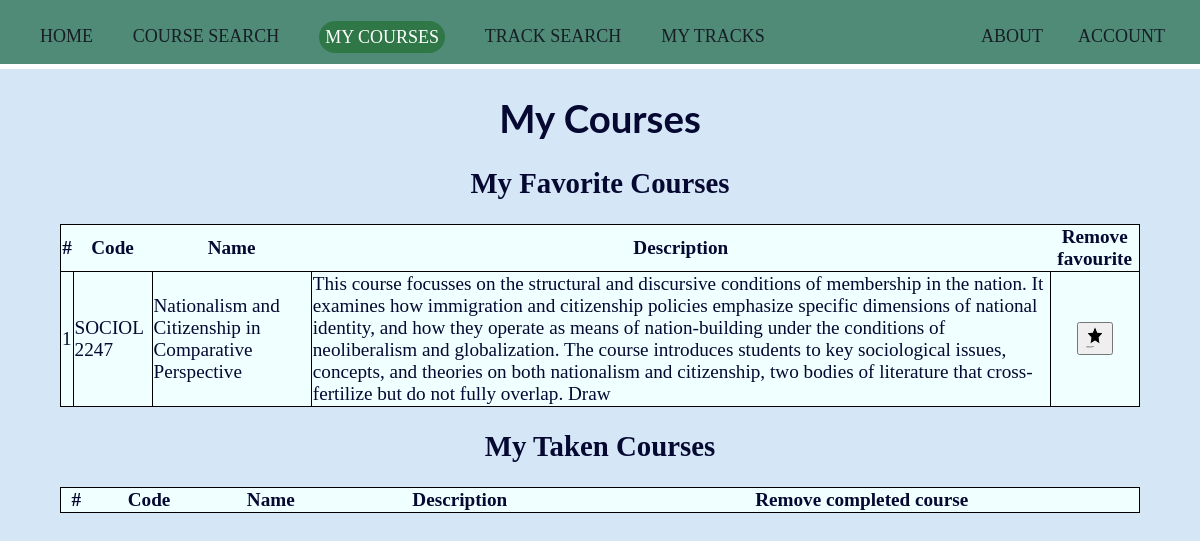
Screenshot of /mycourses (signed in) with the database file from the repository.
### tables this page shows
CREATE TABLE courses (
            id INTEGER,
            name TEXT NOT NULL,
            description TEXT,
            code TEXT UNIQUE NOT NULL,
            PRIMARY KEY(id)
            );

### app.py (the view)
@app.route('/mycourses')
@login_required
def mycourses():
    mycourses = "currentpage"
    conn, db = make_cursor("coursedatabase.db")
    user_id = session["user_id"]
    db.execute("SELECT courses.id, courses.name, courses.description, courses.code FROM courses JOIN favourites ON favourites.course_id = courses.id WHERE favourites.user_id = ?", [user_id])
    favourites = db.fetchall()
    completed = db.execute("SELECT courses.id, courses.name, courses.description, courses.code FROM courses JOIN completed ON completed.course_id = courses.id WHERE completed.user_id = ?", [user_id]).fetchall()
    return render_template("mycourses.html", mycourses=mycourses, favourites=favourites, completed=completed)

### app.py (called while the page is built)
@app.after_request
def after_request(response):
    response.headers["Cache-Control"] = "no-cache, no-store, must-revalidate"
    response.headers["Expires"] = 0
    response.headers["Pragma"] = "no-cache"
    return response

### helpers.py (called while the page is built)
def login_required(f):
    @wraps(f)
    def decorated_function(*args, **kwargs):
        if session.get("user_id") is None:
            return redirect("/login")
        return f(*args, **kwargs)
    return decorated_function

def make_cursor(database):
    connection = sqlite3.connect(database)
    return connection, connection.cursor()

### templates/mycourses.html (shortened to what this page needs)
{% extends "layout.html" %}
{% block main %}
<h1 style="text-align: center;">My Courses</h1>
<h2 style="text-align: center;"> My Favorite Courses</h2>
<table>
    <thead>
      <tr>
        <th> # </th>
        <th> Code </th>
        <th> Name </th>
        <th> Description </th>
        <th> Remove favourite </th>
      </tr>
    </thead>
    <tbody>
        {% for i, name, desc, code in favourites %}
        <tr>
          <td>{{ loop.index}}</td>
          <td> {{ code }} </td>
          <td> {{ name }} </td>
          <td> {{ desc }} </td>
          <td> <form method="post" action="/removefavourite" style="text-align: center;"> <button name="id" value="{{ i }}">
            <img src="/static/noun_Star_750825.png" alt="Star by Zaff Studio from the Noun Project" style="width:20px;height:24px;">
            </form> </button> </td>
        </tr>
        {% endfor %}
    </tbody>
</table>
<h2 style="text-align: center;"> My Taken Courses</h2>
<table>
  <thead>
    <tr>
      <th> # </th>
      <th> Code </th>
      <th> Name </th>
      <th> Description </th>
      <th> Remove completed course </th>
    </tr>
  </thead>
</table>
{% endblock %}

### static/CS50project_style.css (style rules this page uses)
body { background-color: #d5e6f7; color: #050831; font-size: 1.2rem; margin: 0; font-family: 'Merriweather'; }
h1 { border: none; margin: none; font-family: 'Lato', sans-serif; }

### templates/mycourses.html (style rules this page uses)
table, tr, td { border: 1px black solid; border-collapse: collapse; }
table { width:90%; margin-left: auto; margin-right: auto; background-color: azure; }

### rows the page displays
courses: code "SOCIOL 2247", name "Nationalism and Citizenship in Comparative Perspective", description "This course focusses on the structural and discursive conditions of membership in the nation. It examines how immigration and citizenship policies emphasize specific dimensions of national identity, and how they operate as means of nation-building under the conditions of neoliberalism and globalization. The course introduces students to key sociological issues, concepts, and theories on both nationalism and citizenship, two bodies of literature that cross-fertilize but do not fully overlap. Draw", {{ i }} 4 (drawn)
